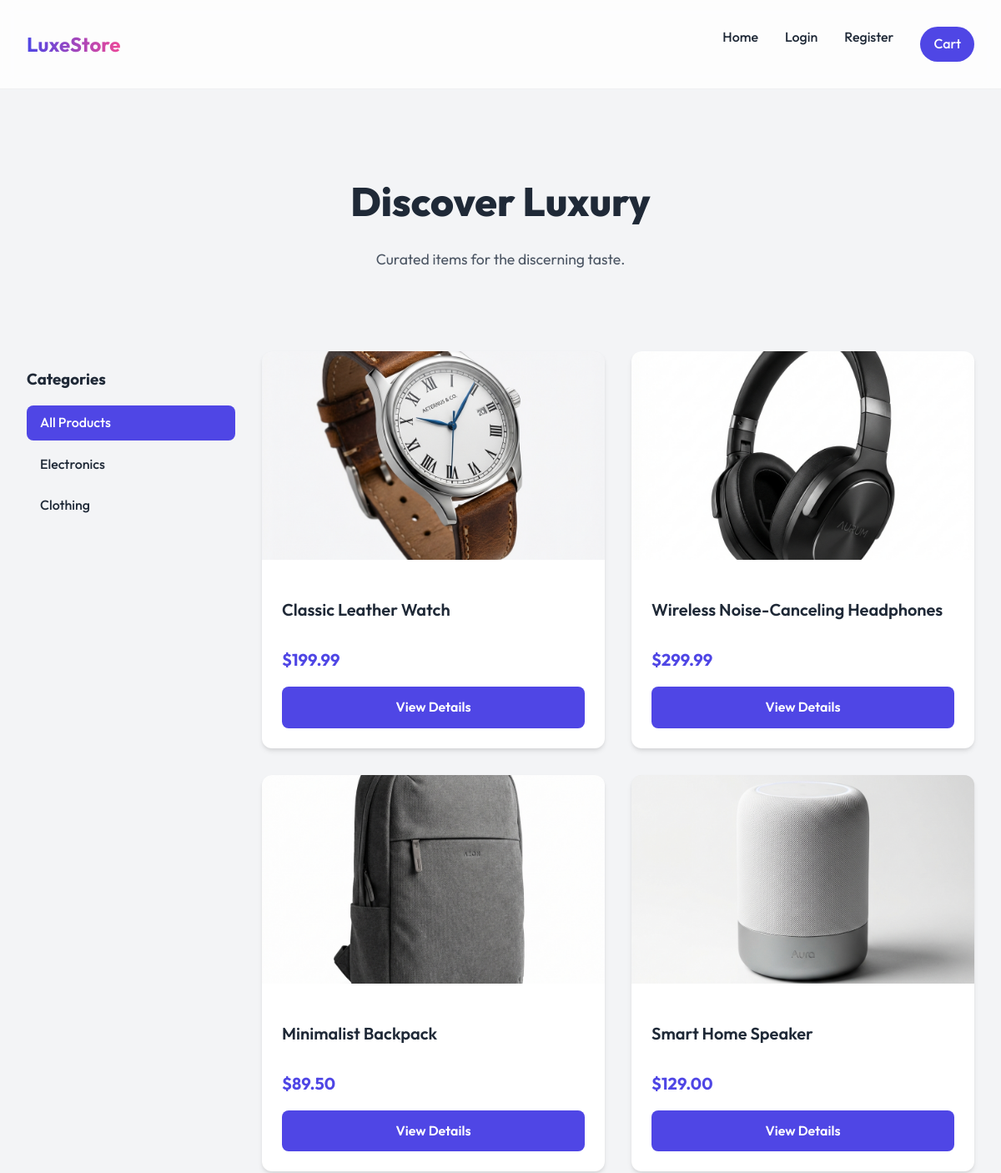
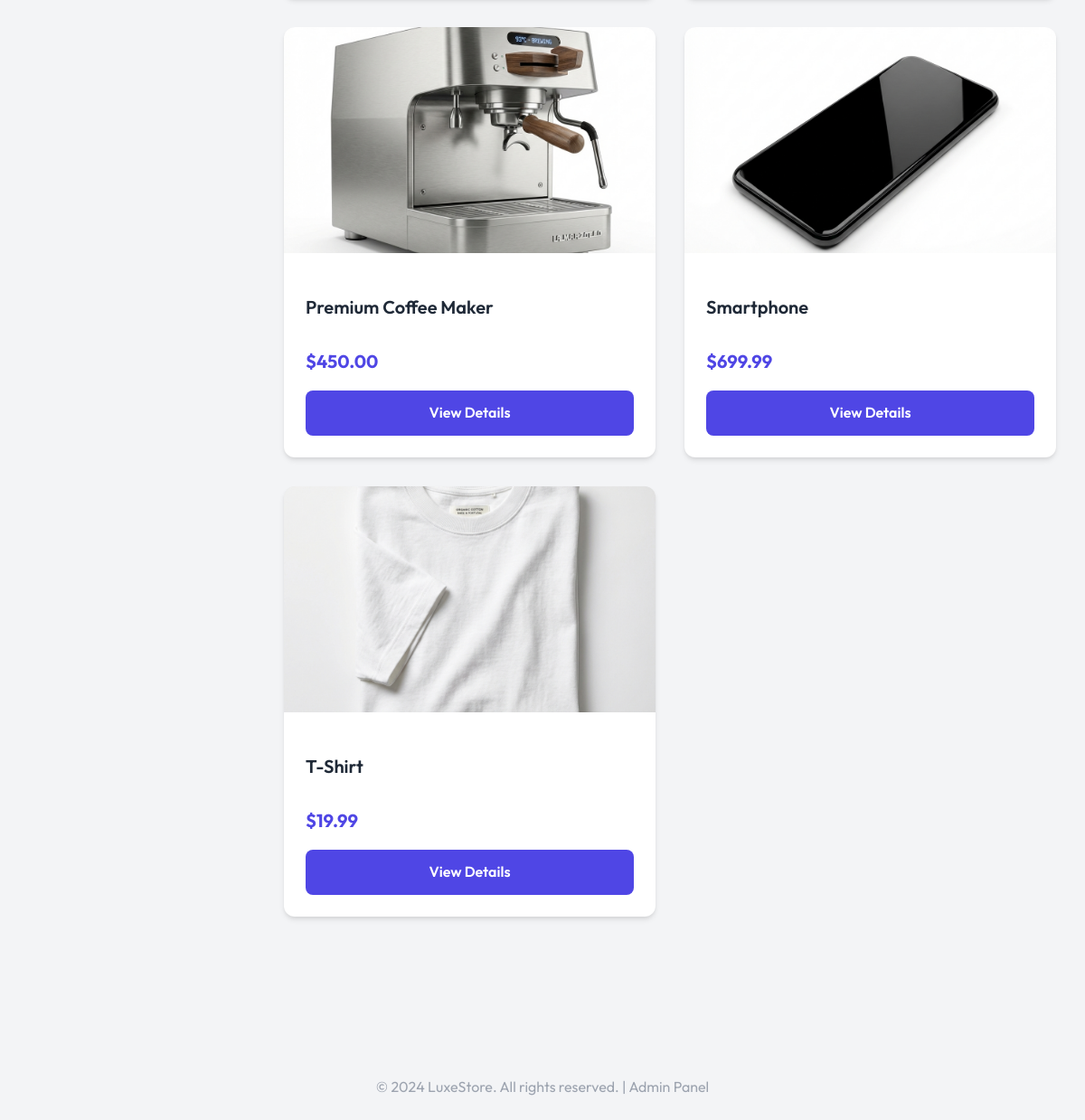
The page / on the database its author committed (2 pictures, top to bottom).
### shop/models.py (models this page shows, shortened)
class Category(models.Model):
    name = models.CharField(max_length=200)
    class Meta:
        verbose_name_plural = 'Categories'

class Product(models.Model):
    category = models.ForeignKey(Category, on_delete=models.SET_NULL, null=True, blank=True)
    name = models.CharField(max_length=200)
    price = models.DecimalField(max_digits=10, decimal_places=2)
    description = models.TextField()
    image = models.ImageField(upload_to='products/', blank=True, null=True)

### shop/views.py (the view)
# urls.py: path('', views.product_list, name='product_list'),
def product_list(request):
    category_id = request.GET.get('category')
    categories = Category.objects.all()
    if category_id:
        products = Product.objects.filter(category_id=category_id)
    else:
        products = Product.objects.all()
    cart = _get_cart(request) # To show cart count if needed
    return render(request, 'shop/product_list.html', {
        'products': products,
        'cart': cart,
        'categories': categories,
        'selected_category': int(category_id) if category_id else None
    })

### shop/views.py (called while the page is built)
def _get_cart(request):
    session_key = request.session.session_key
    if not session_key:
        request.session.create()
        session_key = request.session.session_key
    cart, created = Cart.objects.get_or_create(session_key=session_key)
    return cart

### shop/templates/shop/product_list.html (shortened to what this page needs)
{% extends 'shop/base.html' %}
{% block content %}
<header>
    <h1>Discover Luxury</h1>
    <p class="description">Curated items for the discerning taste.</p>
</header>
<div class="shop-container" style="display: flex; gap: 2rem;">
    <aside style="width: 250px; flex-shrink: 0;">
        <h3 style="margin-bottom: 1rem;">Categories</h3>
        <ul class="category-list">
            <li>
                <a href="{% url 'product_list' %}" class="{% if not selected_category %}active{% endif %}">
                    All Products
                </a>
            </li>
            {% for category in categories %}
            <li>
                <a href="?category={{ category.id }}"
                    class="{% if selected_category == category.id %}active{% endif %}">
                    {{ category.name }}
                </a>
            </li>
            {% endfor %}
        </ul>
    </aside>
    <div style="flex-grow: 1;">
        <div class="product-grid">
            {% for product in products %}
            <a href="{% url 'product_detail' product.pk %}" class="product-card">
                {% if product.image %}
                <img src="{{ product.image.url }}" alt="{{ product.name }}" class="product-image">
                {% else %}
                <div class="product-image"></div>
                {% endif %}
                <div class="product-info">
                    <h3 class="product-title">{{ product.name }}</h3>
                    <p class="product-price">${{ product.price }}</p>
                    <span class="btn">View Details</span>
                </div>
            </a>
            {% empty %}
            <p style="text-align: center; grid-column: 1/-1;">No products found in this category.</p>
            {% endfor %}
        </div>
    </div>
</div>
{% endblock %}

### shop/templates/shop/base.html (shortened to what this page needs)
{% load static %}
<!DOCTYPE html>
<html lang="en">
<head>
    <link rel="stylesheet" href="{% static 'shop/style.css' %}">
</head>
<body>
    <nav>
        <div class="container nav-content">
            <a href="{% url 'product_list' %}" class="logo">LuxeStore</a>
            <ul class="nav-links">
                <li><a href="{% url 'product_list' %}">Home</a></li>
                {% if user.is_authenticated %}
                <li><span style="color: var(--gray);">Hi, {{ user.username }}</span></li>
                <li><a href="{% url 'order_list' %}">My Orders</a></li>
                <li><a href="{% url 'logout' %}">Logout</a></li>
                {% else %}
                <li><a href="{% url 'login' %}">Login</a></li>
                <li><a href="{% url 'register' %}">Register</a></li>
                {% endif %}
                <li>
                    <a href="{% url 'cart_detail' %}" class="cart-link">
                        Cart
                    </a>
                </li>
            </ul>
        </div>
    </nav>
    <main class="container">
        {% block content %}{% endblock %}
    </main>
    <footer style="text-align: center; padding: 2rem 0; margin-top: 4rem; color: var(--gray);">
        <p>&copy; 2024 LuxeStore. All rights reserved. | <a href="{% url 'admin:index' %}"
                style="color: var(--gray); text-decoration: none;">Admin Panel</a></p>
    </footer>
</body>
</html>

### shop/static/shop/style.css (style rules this page uses)
:root { --primary: #4f46e5; --primary-dark: #4338ca; --secondary: #ec4899; --dark: #1f2937; --light: #f3f4f6; --white: #ffffff; --gray: #9ca3af; --success: #10b981; --border-radius: 12px; --shadow: 0 4px 6px -1px rgba(0, 0, 0, 0.1), 0 2px 4px -1px rgba(0, 0, 0, 0.06); --shadow-lg: 0 10px 15px -3px rgba(0, 0, 0, 0.1), 0 4px 6px -2px rgba(0, 0, 0, 0.05); --font-main: 'Outfit', sans-serif; }
body { font-family: var(--font-main); background-color: var(--light); color: var(--dark); margin: 0; line-height: 1.6; }
a { text-decoration: none; color: inherit; transition: color 0.3s ease; }
ul { list-style: none; padding: 0; }
.container { max-width: 1200px; margin: 0 auto; padding: 0 2rem; }
nav { background: rgba(255, 255, 255, 0.8); backdrop-filter: blur(10px); border-bottom: 1px solid rgba(0,0,0,0.05); position: sticky; top: 0; z-index: 100; padding: 1rem 0; }
.nav-content { display: flex; justify-content: space-between; align-items: center; }
.logo { font-size: 1.5rem; font-weight: 700; background: linear-gradient(to right, var(--primary), var(--secondary)); -webkit-background-clip: text; -webkit-text-fill-color: transparent; }
.nav-links { display: flex; gap: 2rem; font-weight: 500; }
.cart-link { display: flex; align-items: center; gap: 0.5rem; background: var(--primary); color: var(--white); padding: 0.5rem 1rem; border-radius: 50px; transition: transform 0.2s; }
header { text-align: center; padding: 4rem 0; }
h1 { font-size: 3rem; margin-bottom: 1rem; font-weight: 800; }
.product-grid { display: grid; grid-template-columns: repeat(auto-fill, minmax(280px, 1fr)); gap: 2rem; padding-bottom: 4rem; }
.product-card { background: var(--white); border-radius: var(--border-radius); overflow: hidden; box-shadow: var(--shadow); transition: transform 0.3s ease, box-shadow 0.3s ease; display: flex; flex-direction: column; }
.product-image { height: 250px; width: 100%; object-fit: cover; background: #e5e7eb; }
.product-info { padding: 1.5rem; flex-grow: 1; display: flex; flex-direction: column; }
.product-title { font-size: 1.25rem; font-weight: 600; margin-bottom: 0.5rem; }
.product-price { font-size: 1.25rem; color: var(--primary); font-weight: 700; margin-bottom: 1rem; }
.btn { display: inline-block; padding: 0.75rem 1.5rem; background: var(--primary); color: var(--white); border-radius: 8px; font-weight: 600; text-align: center; border: none; cursor: pointer; transition: background 0.3s; margin-top: auto; }
.description { color: #4b5563; font-size: 1.1rem; margin-bottom: 2rem; }

### shop/templates/shop/product_list.html (style rules this page uses)
.category-list li { margin-bottom: 0.5rem; }
.category-list a { display: block; padding: 0.5rem 1rem; border-radius: 8px; color: var(--dark); font-weight: 500; }
.category-list a:hover, .category-list a.active { background-color: var(--primary); color: var(--white); }

### rows shown on the page
Category: name "Electronics"
Category: name "Clothing"
Product: image (picture), name "Classic Leather Watch", price "199.99"
Product: image (picture), name "Wireless Noise-Canceling Headphones", price "299.99"
Product: image (picture), name "Minimalist Backpack", price "89.50"
Product: image (picture), name "Smart Home Speaker", price "129.00"
Product: image (picture), name "Premium Coffee Maker", price "450.00"
Product: image (picture), name "Smartphone", price "699.99"
Product: image (picture), name "T-Shirt", price "19.99"
